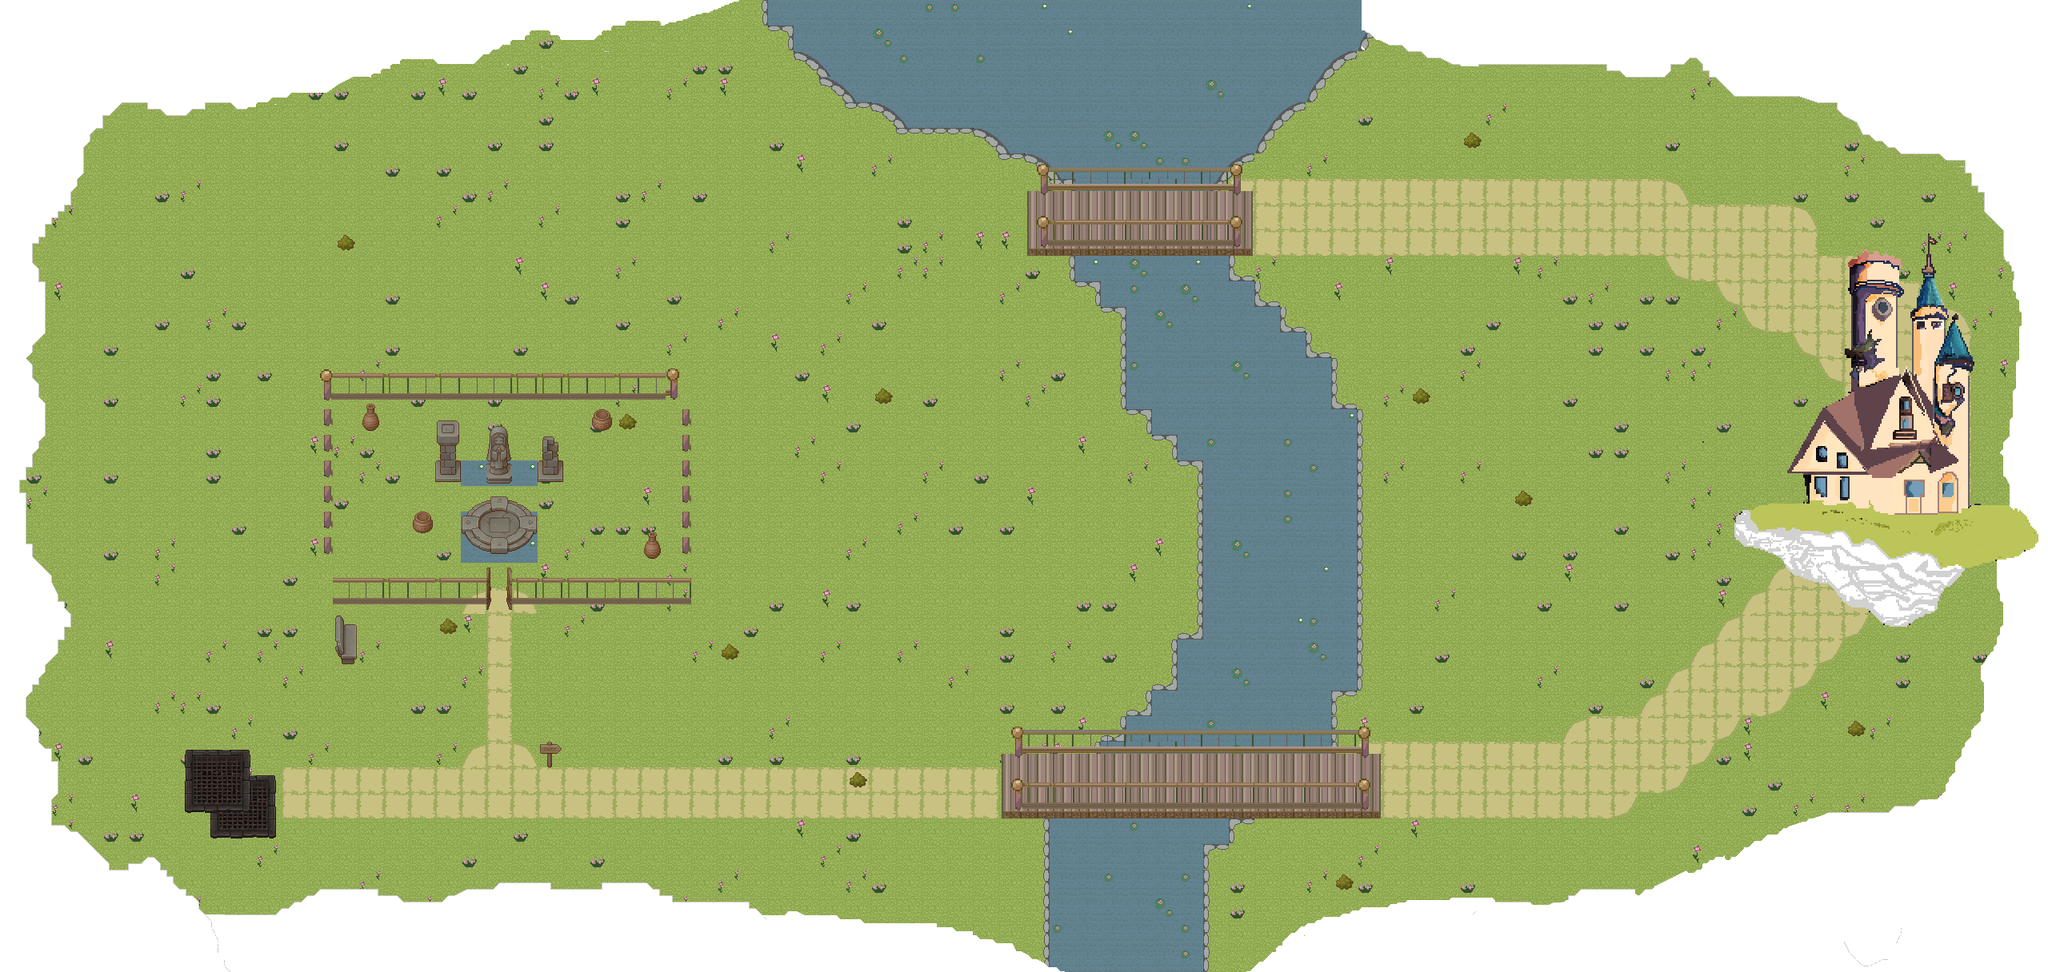

The image is a tile-based game level rendered from a .tmx file. Its description and source (layers, tilesets, objects; grid data summarised) follow:
An orthogonal 80x38 tile map with 32x32 px tiles, 7 tile layers (base, base2, base3, base4, ...), 8 tilesets and 96 objects (ANGEL).

<map version="1.10" tiledversion="1.11.2" orientation="orthogonal" renderorder="right-down" width="80" height="38" tilewidth="32" tileheight="32" infinite="0" nextlayerid="17" nextobjectid="211">
 <tileset firstgid="1" source="tilesets/heaven.tsx" />
 <tileset firstgid="65" source="tilesets/castle.tsx" />
 <tileset firstgid="155" source="tilesets/castle2.tsx" />
 <tileset firstgid="515" source="tilesets/clouds.tsx" />
 <tileset firstgid="3555" source="tilesets/bridge_floor.tsx" />
 <tileset firstgid="3619" source="tilesets/TX Plant.tsx" />
 <tileset firstgid="3875" source="tilesets/mainlevbuild.tsx" />
 <tileset firstgid="4515" source="tilesets/TX Props.tsx" />
 <layer id="2" name="base" width="80" height="38">
  <data>[3040 cells, 3040 non-empty, 26 distinct tile ids]</data>
 </layer>
 <layer id="13" name="base2" width="80" height="38">
  <data>[3040 cells, 90 non-empty, 27 distinct tile ids]</data>
 </layer>
 <layer id="15" name="base3" width="80" height="38">
  <data>[3040 cells, 9 non-empty, 9 distinct tile ids]</data>
 </layer>
 <layer id="16" name="base4" width="80" height="38">
  <data>[3040 cells, 9 non-empty, 9 distinct tile ids]</data>
 </layer>
 <layer id="12" name="props" width="80" height="38">
  <data>[3040 cells, 185 non-empty, 30 distinct tile ids]</data>
 </layer>
 <layer id="11" name="clouds" width="80" height="38">
  <data>[3040 cells, 3040 non-empty, 3038 distinct tile ids]</data>
 </layer>
 <layer id="3" name="castle" width="80" height="38">
  <data>[3040 cells, 252 non-empty, 238 distinct tile ids]</data>
 </layer>
 <objectgroup id="10" name="Enemies" visible="0">
  <object id="168" name="ANGEL" x="2217.33" y="785">
   <properties>
    <property name="type" value="angel" />
   </properties>
  </object>
 </objectgroup>
 <objectgroup id="14" name="Collision_lvl_3">
  <object id="16" x="1502" y="510" width="196" height="352" />
  <object id="17" x="1312" y="1015.33" width="190" height="198.667" />
  <object id="18" x="1406" y="894" width="244" height="44" />
  <object id="20" x="1499.33" y="1016" width="36" height="38.6667" />
  <object id="21" x="1262" y="1002" width="464" height="22" />
  <object id="22" x="1376" y="925" width="50" height="12" />
  <object id="23" x="1270" y="934" width="451" height="8" />
  <object id="24" x="1440" y="862" width="227" height="33" />
  <object id="25" x="1472" y="800" width="34" height="65" />
  <object id="26" x="966" y="-4" width="740" height="39.3333" />
  <object id="28" x="1302" y="229.5" width="248.5" height="8.5" />
  <object id="29" x="986.667" y="30.6667" width="721.333" height="38.6667" />
  <object id="30" x="1017.33" y="69.3333" width="646.667" height="28" />
  <object id="31" x="1046.67" y="100" width="601.333" height="28" />
  <object id="32" x="1110.67" y="129.333" width="497.333" height="29.3333" />
  <object id="33" x="1241.33" y="164" width="342.667" height="22.6667" />
  <object id="39" x="1306.67" y="200" width="244" height="25.3333" />
  <object id="40" x="1406.67" y="448" width="260" height="68" />
  <object id="41" x="1345.33" y="322.667" width="193.333" height="26.6667" />
  <object id="42" x="1374.67" y="352.667" width="193.333" height="30" />
  <object id="43" x="1408.67" y="382.667" width="191.333" height="33.3333" />
  <object id="44" x="1408.67" y="418" width="225.333" height="29.3333" />
  <object id="45" x="1454.67" y="528" />
  <object id="46" x="1482.67" y="561.333" />
  <object id="47" x="1285.5" y="311.5" width="281" height="7.5" />
  <object id="48" x="1301" y="300" width="249.5" height="10.5" />
  <object id="49" x="0" y="6" width="848" />
  <object id="92" x="450" y="24" width="346" height="24" />
  <object id="95" x="140" y="86" width="310" height="52" />
  <object id="97" x="440" y="64" width="164" height="24" />
  <object id="99" x="618" y="58" />
  <object id="100" x="810" y="10" width="62" height="20" />
  <object id="102" x="902" y="2" />
  <object id="103" x="886" y="18" />
  <object id="104" x="32" y="118" width="72" height="94" />
  <object id="105" x="10" y="228" width="60" height="74" />
  <object id="106" x="0" y="312" width="58" height="446" />
  <object id="108" x="0" y="768" width="68" height="56" />
  <object id="110" x="-4" y="1198" width="1292" height="20" />
  <object id="112" x="6" y="1152" width="1244" height="42" />
  <object id="114" x="386" y="1116" width="576" height="32" />
  <object id="116" x="12" y="836" width="54" height="332" />
  <object id="118" x="58" y="1048" width="190" height="94" />
  <object id="120" x="118.182" y="139.394" />
  <object id="121" x="87.8788" y="227.273" />
  <object id="124" x="1590" y="1146" width="960" height="68" />
  <object id="125" x="1694" y="1122" width="846" height="52" />
  <object id="126" x="2086" y="1086" width="470" height="26" />
  <object id="128" x="2164" y="1022" width="400" height="60" />
  <object id="130" x="2506" y="210" width="64" height="814" />
  <object id="131" x="2462" y="808" width="42" height="208" />
  <object id="133" x="2374" y="994" width="102" height="24" />
  <object id="135" x="1732" y="10" width="318" height="58" />
  <object id="137" x="1722" y="40" />
  <object id="138" x="2010" y="74" width="74" height="18" />
  <object id="140" x="1805.33" y="68" width="208" height="9.33333" />
  <object id="141" x="2149.33" y="77.3333" width="413.333" height="45.3333" />
  <object id="143" x="2057.33" y="45.3333" width="121.333" height="45.3333" />
  <object id="145" x="2454.67" y="130.667" width="90.6667" height="85.3333" />
  <object id="149" x="2346" y="129" width="97" height="51" />
  <object id="151" x="2339" y="159" />
  <object id="152" x="2322" y="149" />
  <object id="153" x="2299" y="137" />
  <object id="154" x="2450" y="190" />
  <object id="158" x="2473.33" y="228" />
  <object id="159" x="2489.33" y="250.667" />
  <object id="160" x="2494.67" y="270.667" />
  <object id="164" x="1508" y="1186" width="64" height="24" />
  <object id="165" x="1570" y="1194" width="14" height="20" />
  <object id="167" x="1298" y="1206" />
  <object id="174" x="618" y="593.5" />
  <object id="175" x="628.5" y="593" />
  <object id="176" x="554.5" y="592" />
  <object id="177" x="565" y="591.5" />
  <object id="178" x="681" y="592.5" />
  <object id="179" x="693.5" y="592.5" />
  <object id="188" x="455" y="529" width="16" height="9" />
  <object id="189" x="519" y="656" width="16" height="9" />
  <object id="190" x="742" y="526.5" width="16" height="9" />
  <object id="191" x="807" y="688.5" width="16" height="9" />
  <object id="192" x="419" y="746.5" width="187.5" height="9" />
  <object id="193" x="404.5" y="649" width="10" height="10.5" />
  <object id="194" x="405" y="681.25" width="10" height="10.5" />
  <object id="195" x="405" y="615.75" width="10" height="10.5" />
  <object id="196" x="405" y="584.75" width="10" height="10.5" />
  <object id="197" x="404.5" y="552.75" width="10" height="10.5" />
  <object id="198" x="405" y="521.25" width="10" height="10.5" />
  <object id="199" x="406" y="490.5" width="444" height="9" />
  <object id="200" x="852.75" y="647.5" width="10" height="10.5" />
  <object id="201" x="853.25" y="679.75" width="10" height="10.5" />
  <object id="202" x="853.25" y="614.25" width="10" height="10.5" />
  <object id="203" x="853.25" y="583.25" width="10" height="10.5" />
  <object id="204" x="852.75" y="551.25" width="10" height="10.5" />
  <object id="205" x="853.25" y="519.75" width="10" height="10.5" />
  <object id="210" x="641.75" y="747" width="221" height="9" />
 </objectgroup>
</map>
